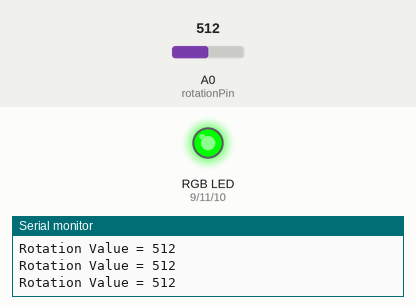
This sketch was run on a simulated Arduino Uno, built with avr-gcc and run on an emulated ATmega328P. Parts: an RGB LED mixed from three pins (HIGH = lit), the last lines printed to the serial monitor. Inputs (shaded band) come from the test bench; at power-on: A0 (rotationPin) = 512.

Above: at 1.2 s.
1.3 s: A0 (rotationPin) set to 493
At 1.78 s:
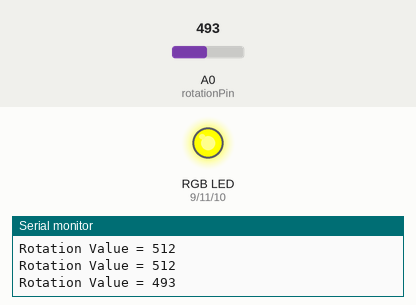
4.3 s: A0 (rotationPin) set to 350
7.3 s: A0 (rotationPin) set to 322
At 8.5 s:
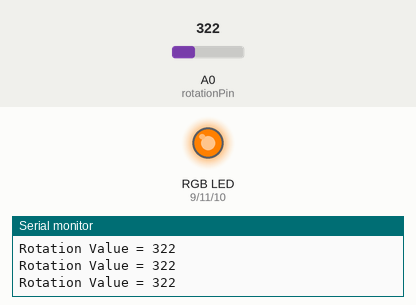
8.8 s: A0 (rotationPin) set to 690
At 9.3 s:
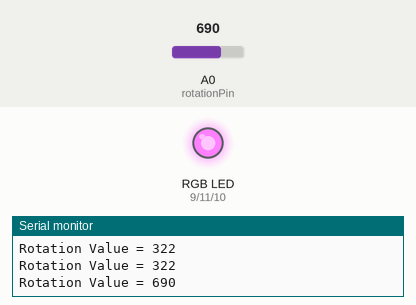
11.8 s: A0 (rotationPin) set to 667
At 12.8 s:
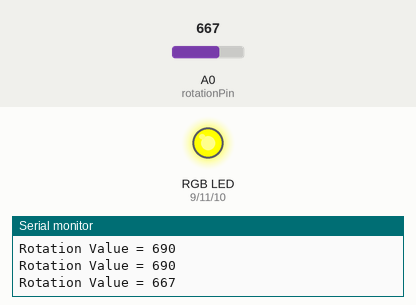
14.8 s: A0 (rotationPin) set to 716
At 15.2 s:
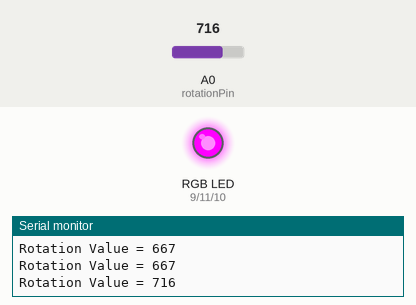
Timing chart, 0 to 17.8 s (numbered marks = the images above; inputs shaded):
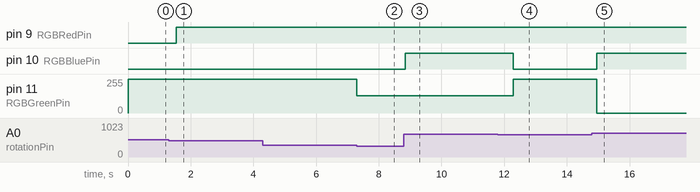

Measured:
- the behaviour switches between 510 and 509 on A0 (rotationPin) (found by bisection; images 0 and 1)
- the behaviour switches between 340 and 339 on A0 (rotationPin) (found by bisection; images 1 and 2)
- the behaviour switches between 680 and 679 on A0 (rotationPin) (found by bisection; images 3 and 4)
- after the input at 1.3 s, pin 9 (RGBRedPin): LOW → HIGH after 0.24 s
- after the input at 7.3 s, pin 11 (RGBGreenPin): 255/255 → 128/255 at once
- after the input at 8.8 s, pin 10 (RGBBluePin): LOW → HIGH at once
- after the input at 11.8 s, pin 10 (RGBBluePin): HIGH → LOW after 0.49 s; pin 11 (RGBGreenPin): 128/255 → 255/255 after 0.49 s
- after the input at 14.8 s, pin 10 (RGBBluePin): LOW → HIGH after 0.16 s; pin 11 (RGBGreenPin): 255/255 → 0/255 after 0.16 s

The sketch:

lab3_level3.ino
```cpp
// C++ code
// Emre YILMAZ
// Date 16.06.2021
int data;
int rotationPin =A0; // The rotation sensor is plugged into pin A0
int RGBRedPin = 9; // The Red Led is set to pin 9
int RGBBluePin = 10; // The Blue Led is set to pin 10
int RGBGreenPin = 11; // The Green Led is set to pin 11
int waitTime;


void setup(){
  Serial.begin(9600); // Sets the data rate to 9600 bps
  pinMode(rotationPin, INPUT);
  pinMode(RGBRedPin, OUTPUT); // Sets the RGBRed Led pin as an OUTPUT
  pinMode(RGBGreenPin, OUTPUT); // Sets the RGBGreen Led pin as an output
  pinMode(RGBBluePin, OUTPUT); // Sets the RGBBlue Led pin as an output
}

void loop(){
  waitTime = analogRead(rotationPin);
  data = analogRead(rotationPin);
  Serial.print("Rotation Value = ");
  Serial.println(data);

  // Display The Rainbow Colors
  if(data >= 0 && data < 170) // The condition for RED color to be displayed
  {
    // Displays the Red
    digitalWrite(RGBRedPin, HIGH); // RGBRed Led is On
    delay(waitTime);
    digitalWrite(RGBRedPin, LOW); // RGBRed Led is Off
  }
  else if(data >= 170 && data < 340) // The condition for Orange color to be displayed
  {
	// Displays the Orange
    analogWrite(RGBRedPin, 255);
    analogWrite(RGBGreenPin, 128);
    analogWrite(RGBBluePin, 0);
  }
  else if(data >= 340 && data < 510) // The condition for Yellow color to be displayed
  {
    // Displays the Yellow
    digitalWrite(RGBRedPin, HIGH); // RGBRed Led is On
    digitalWrite(RGBGreenPin, HIGH); // RGBGreen Led is On
    delay(waitTime);
    digitalWrite(RGBRedPin, LOW); // RGBRed Led is Off
    digitalWrite(RGBGreenPin, LOW); // RGBGreen Led is Off
  }
  else if(data >= 510 && data < 680) // The condition for Green color to be displayed
  {
    // Displays the Green
    digitalWrite(RGBGreenPin, HIGH); // RGBGreen Led is On
    delay(waitTime);
    digitalWrite(RGBGreenPin, LOW); // RGBGreen Led is Off
  }
  else if(data >= 680 && data < 850) // The condition for Blue color to be displayed
  {
  	// Displays the Blue
    digitalWrite(RGBBluePin, HIGH); // RGBBlue Led is On
    delay(waitTime);
    digitalWrite(RGBBluePin, LOW); // RGBBlue led is Off
  } else if(data >= 850 && data < 1024) // The condition for  Purple color to be displayed
  {
  	// Displays the Purple
    digitalWrite(RGBRedPin, HIGH); // RGBRed Led is On
    digitalWrite(RGBBluePin, HIGH); // RGBBlue Led is On
    delay(waitTime);
    digitalWrite(RGBRedPin, LOW); // RGBRed LEd is Off
    digitalWrite(RGBBluePin, LOW); // RGBBlue Led is Off
  }

}
```
